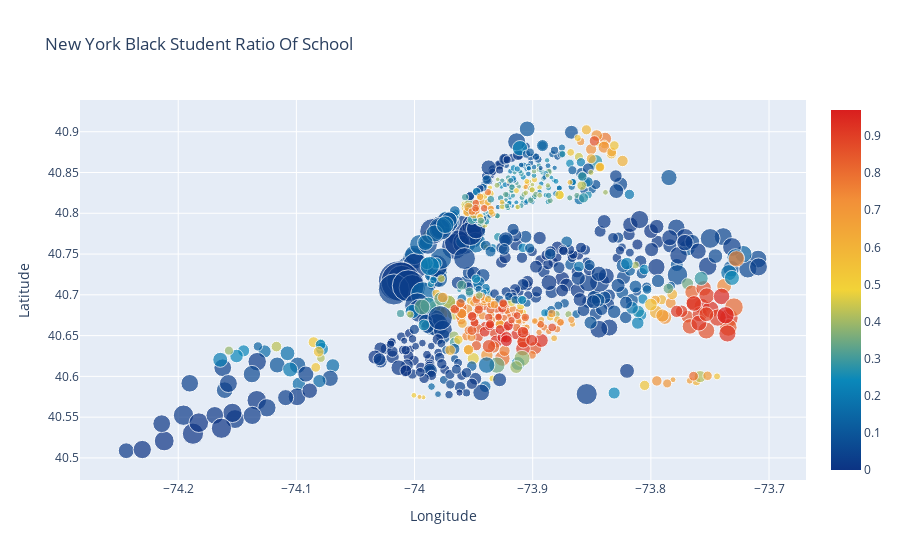

Notebook code for this chart:
### Markdown cell above
### Central New York contains most of the Schools with Blacks
Majority of the **black** population are living in **Central New York**. If you compare this to the Hispanic Population, they are totally isolated from each other.

### Code cell
data = [
    {
        'x': df["Longitude"],
        'y': df["Latitude"],
        'text': df["School Name"],
        'mode': 'markers',
        'marker': {
            'color': df["Percent Black"],
            'size': df["School Income Estimate"]/4500,
            'showscale': True,
            'colorscale':'Portland'
        }
    }
]

layout= go.Layout(
    title= 'New York Black Student Ratio Of School',
    xaxis= dict(
        title= 'Longitude'
    ),
    yaxis=dict(
        title='Latitude'
    )
)
fig = go.Figure(data=data, layout=layout)
iplot(fig, filename='scatter_hover_labels')

### Figure 1 — Plotly figure (JSON) as saved in the notebook; plotly's stock layout.template omitted (floating-point values rounded to 4 significant figures; data arrays with more than 128 entries replaced by an {"elided": "..."} marker saying what was removed)
{"data": [{"marker": {"color": {"elided": "1272 float values"}, "colorscale": [[0, "rgb(12,51,131)"], [0.25, "rgb(10,136,186)"], [0.5, "rgb(242,211,56)"], [0.75, "rgb(242,143,56)"], [1, "rgb(217,30,30)"]], "showscale": true, "size": {"elided": "1272 float values"}}, "mode": "markers", "text": {"elided": "1272 str values"}, "type": "scatter", "x": {"elided": "1272 float values"}, "y": {"elided": "1272 float values"}}], "layout": {"title": {"text": "New York Black Student Ratio Of School"}, "xaxis": {"title": {"text": "Longitude"}}, "yaxis": {"title": {"text": "Latitude"}}}}
